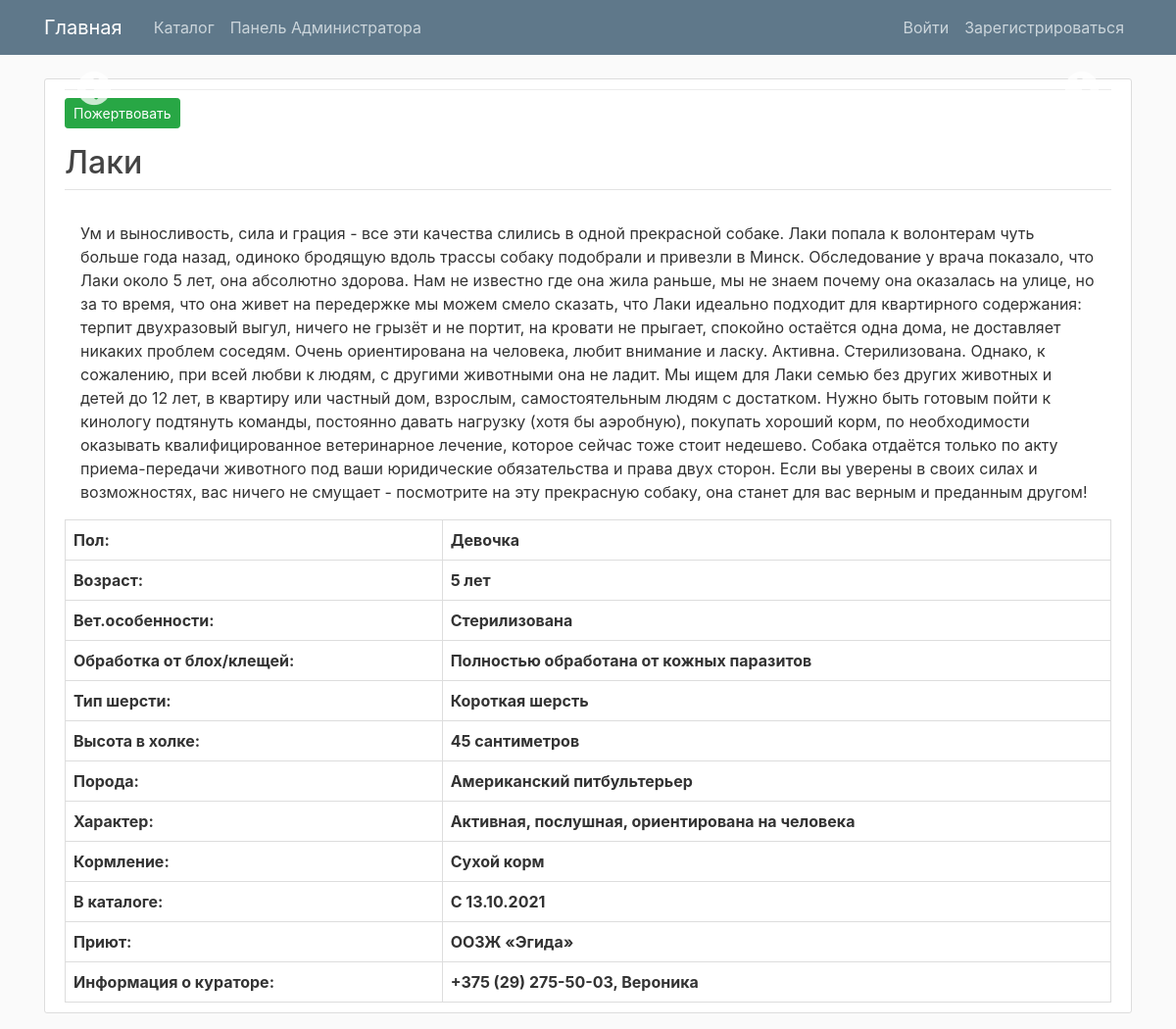
The app's page /pets/1/ with its own data.
### pets/models.py (models this page shows, shortened)
class BaseModel(models.Model):
    class Meta:
        abstract = True

class Pet(BaseModel):
    GIRL = 'Девочка'
    BOY = 'Мальчик'
    CAT = 'cat'
    DOG = 'dog'
    KITTEN = 'kitten'
    PUPPY = 'puppy'
    SEX_CHOICES = [
        (BOY, BOY),
        (GIRL, GIRL),
    ]
    PET_TYPE_CHOICES = [
        (CAT, 'Кот'),
        (DOG, 'Собака'),
        (KITTEN, 'Котенок'),
        (PUPPY, 'Щенок'),
    ]
    original_url = models.URLField(null=True, blank=True)
    external_id = models.CharField(max_length=255, null=True, blank=True)
    created_by_user = models.ForeignKey(settings.AUTH_USER_MODEL, null=True, blank=True, on_delete=models.CASCADE)
    pet_type = models.CharField('Тип животного', max_length=255, null=True, blank=True, choices=PET_TYPE_CHOICES)
    name = models.CharField('Имя', max_length=255)
    description = models.TextField('Описание')
    sex = models.CharField('Пол', max_length=255, choices=SEX_CHOICES)
    age = models.CharField('Возраст', max_length=255)
    vet_peculiarities = models.CharField('Ветеринарные особенности(стерилизована, кастрирован и т.п.)', max_length=255)
    flea_treatment = models.CharField('Обработка от клещей/блох', max_length=255)
    fur_type = models.CharField('Тип шерсти', max_length=255, null=True, blank=True)
    character = models.CharField('Характер', max_length=255)
    feeding = models.CharField('Кормление', max_length=255)
    litter_box_trained = models.CharField('Приучен(а) к лотку', max_length=255, null=True, blank=True)
    in_catalog_since = models.CharField('В каталоге с', max_length=255)
    shelter = models.CharField('Приют', max_length=255)
    curator_info = models.CharField('Информация о кураторе', max_length=255)
    height = models.CharField('Высота в холке', max_length=255, null=True, blank=True)
    breed = models.CharField('Порода', max_length=255, null=True, blank=True)

### pets/views.py (the view)
# urls.py: path('pets/<int:pk>/', views.PetsCatalogDetailView.as_view(), name='pets-detail'),
class PetsCatalogDetailView(DetailView):
    model = Pet
    template_name = 'pets/pets_catalog_detail.html'
    context_object_name = 'pet'

### pets/templates/pets/pets_catalog_detail.html (shortened to what this page needs)
{% extends "pets/base.html" %}
{% block content %}
    <article class="media content-section">
        <div class="content-wrapper">
            <div>
                <div class="gallery-slider">
                    {% for gallery_image in pet.images.all %}
                        <div>
                        </div>
                    {% endfor %}
                </div>
            </div>
            <div class="mt-2 mb-1">
                <a style="text-decoration: none" href="{% url 'payment-process' %}">
                    <button class="btn btn-sm btn-success">
                        Пожертвовать
                    </button>
                </a>
            </div>
            <h2 class="article-title mt-3 pb-2" style="border-bottom: 1px solid #e3e3e3">{{ object.name }}</h2>
            <p class="article-content px-3">{{ object.description }}</p>
            <div>
                <table class="characteristic-table">
                    <tr>
                        <th>Пол:</th>
                        <th>{{ pet.sex }}</th>
                    </tr>
                    <tr>
                        <th>Возраст:</th>
                        <th>{{ pet.age }}</th>
                    </tr>
                    {% if pet.vet_peculiarities %}
                        <tr>
                            <th>Вет.особенности:</th>
                            <th>{{ pet.vet_peculiarities }}</th>
                        </tr>
                    {% endif %}
                    {% if pet.flea_treatment %}
                        <tr>
                            <th>Обработка от блох/клещей:</th>
                            <th>{{ pet.flea_treatment }}</th>
                        </tr>
                    {% endif %}
                    {% if pet.fur_type %}
                        <tr>
                            <th>Тип шерсти:</th>
                            <th>{{ pet.fur_type }}</th>
                        </tr>
                    {% endif %}
                    {% if pet.height %}
                        <tr>
                            <th>Высота в холке:</th>
                            <th>{{ pet.height }}</th>
                        </tr>
                    {% endif %}
                    {% if pet.breed %}
                        <tr>
                            <th>Порода:</th>
                            <th>{{ pet.breed }}</th>
                        </tr>
                    {% endif %}
                    <tr>
                        <th>Характер:</th>
                        <th>{{ pet.character }}</th>
                    </tr>
                    {% if pet.feeding %}
                        <tr>
                            <th>Кормление:</th>
                            <th>{{ pet.feeding }}</th>
                        </tr>
                    {% endif %}
                    <tr>
                        <th>В каталоге:</th>
                        <th>{{ pet.in_catalog_since }}</th>
                    </tr>
                    <tr>
                        <th>Приют:</th>
                        <th>{{ pet.shelter }}</th>
                    </tr>
                    <tr>
                        <th>Информация о кураторе:</th>
                        <th>{{ pet.curator_info }}</th>
                    </tr>
                </table>
            </div>
        </div>
    </article>
{% endblock content %}

### pets/templates/pets/base.html (shortened to what this page needs)
{% load static %}
<!DOCTYPE html>
<html>
<head>
    <link rel="stylesheet" href="https://stackpath.bootstrapcdn.com/bootstrap/4.3.1/css/bootstrap.min.css"
>
    <link rel="stylesheet" type="text/css" href="{% static 'pets/main.css' %}">
    <link rel="stylesheet" href="https://cdnjs.cloudflare.com/ajax/libs/simplelightbox/2.7.0/simple-lightbox.css"
/>
    <link rel="stylesheet" type="text/css" href="{% static 'slick/slick.css' %}"/>
    <link rel="stylesheet" type="text/css" href="{% static 'slick/slick-theme.css' %}"/>
</head>
<body>
<header class="site-header">
    <nav class="navbar navbar-expand-md navbar-dark bg-steel fixed-top">
        <div class="container">
            <a class="navbar-brand mr-4" href="{% url 'pets-home' %}">Главная</a>
            <div class="collapse navbar-collapse" id="navbarToggle">
                <div class="navbar-nav mr-auto">
                    <a class="nav-item nav-link" href="{% url 'pets-home' %}">Каталог</a>
                    <a class="nav-item nav-link" href="{% url 'admin:index' %}">Панель Администратора</a>
                </div>
                <div class="navbar-nav">
                    {% if user.is_authenticated %}
                        <a class="nav-item nav-link" href="{% url 'pets-create' %}">Добавить в Каталог</a>
                        <a class="nav-item nav-link" href="{% url 'profile' %}">Профиль</a>
                        <a class="nav-item nav-link" href="{% url 'logout' %}">Выйти</a>
                    {% else %}
                        <a class="nav-item nav-link" href="{% url 'login' %}">Войти</a>
                        <a class="nav-item nav-link" href="{% url 'register' %}">Зарегистрироваться</a>
                    {% endif %}
                </div>
            </div>
        </div>
    </nav>
</header>
<main role="main">
    <div class="container">
        <div class="row">
            <div class="col-md-12">
                {% block content %}{% endblock content %}
            </div>
        </div>
    </div>
</main>
</body>
</html>

### pets/static/pets/main.css (style rules this page uses)
body { background: #fafafa; color: #333333; margin-top: 5rem; word-break: break-word; }
h1, h2, h3, h4, h5, h6 { color: #444444; }
.bg-steel { background-color: #5f788a; }
.site-header .navbar-nav .nav-link { color: #cbd5db; }
.content-section { background: #ffffff; padding: 10px 20px; border: 1px solid #dddddd; border-radius: 3px; margin-bottom: 20px; }
.article-title { color: #444444; }
.article-content { white-space: pre-line; }
.gallery-slider { background: #ececec; max-width: 100%; margin: 0; }
.content-wrapper { width: 100%; }
.characteristic-table { border-collapse: collapse; width: 100%; }
.characteristic-table th, td { border: 1px solid #dddddd; text-align: left; padding: 8px; }

### records on screen
Pet: name "Лаки", description "Ум и выносливость, сила и грация - все эти качества слились в одной прекрасной собаке. Лаки попала к волонтерам чуть больше года назад, одиноко бродящую вдоль трассы собаку подобрали и привезли в Минск. Обследование у врача показало, что Лаки около 5 лет, она абсолютно здорова. Нам не известно где она жила раньше, мы не знаем почему она оказалась на улице, но за то время, что она живет на передержке мы можем смело сказать, что Лаки идеально подходит для квартирного содержания: терпит двухразовый выгул, ничего не грызёт и не портит, на кровати не прыгает, спокойно остаётся одна дома, не доставляет никаких проблем соседям. Очень ориентирована на человека, любит внимание и ласку. Активна.…", sex "Девочка", age "5 лет", vet_peculiarities "Стерилизована", flea_treatment "Полностью обработана от кожных паразитов", fur_type "Короткая шерсть", height "45 сантиметров", breed "Американский питбультерьер", character "Активная, послушная, ориентирована на человека", feeding "Сухой корм", in_catalog_since "С 13.10.2021", shelter "ООЗЖ «Эгида»", curator_info "+375 (29) 275-50-03, Вероника"
